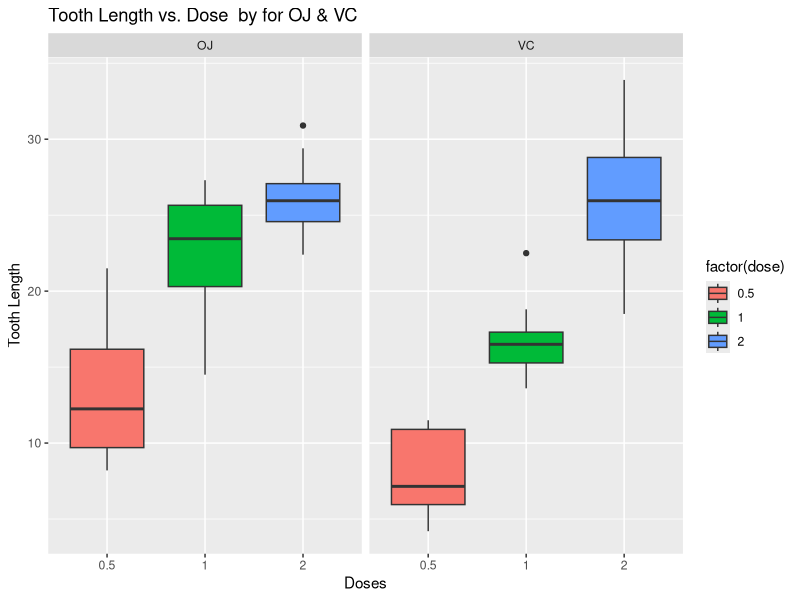

This chart was generated by the following R code:
## ---- chunk 1
library(dplyr)
library(ggplot2)
library(datasets)
data(ToothGrowth)
## ---- chunk 2
str(ToothGrowth)
head(ToothGrowth)
tail(ToothGrowth)
## ---- chunk 3
dim(ToothGrowth)
## ---- chunk 4
length(ToothGrowth$len)
## ---- chunk 5
aggregate(ToothGrowth$len,list(ToothGrowth$supp,ToothGrowth$dose),mean)
## ---- chunk 6
aggregate(ToothGrowth$len,list(ToothGrowth$supp,ToothGrowth$dose),sd)
## ---- chunk 7
ggplot(ToothGrowth, aes(x = factor(dose), y = len, fill = factor(dose))) + 
        geom_boxplot() + facet_grid(.~supp) + 
        labs(title = "Tooth Length vs. Dose  by for OJ & VC", 
             x = "Doses", y = "Tooth Length")

## ---- chunk 8
summary(ToothGrowth)
## ---- chunk 9
table(ToothGrowth$supp,ToothGrowth$dose)
## ---- chunk 10
ojdose0.5 <- ToothGrowth %>% filter(supp=="OJ" & dose=="0.5")
vcdose0.5 <- ToothGrowth %>% filter(supp=="VC" & dose=="0.5")
t.test(ojdose0.5$len,vcdose0.5$len)
## ---- chunk 11
ojdose1 <- ToothGrowth %>% filter(supp=="OJ" & dose=="1")
vcdose1 <- ToothGrowth %>% filter(supp=="VC" & dose=="1")
t.test(ojdose1$len,vcdose1$len)
## ---- chunk 12
ojdose2 <- ToothGrowth %>% filter(supp=="OJ" & dose=="2")
vcdose2 <- ToothGrowth %>% filter(supp=="VC" & dose=="2")
t.test(ojdose2$len,vcdose2$len)
